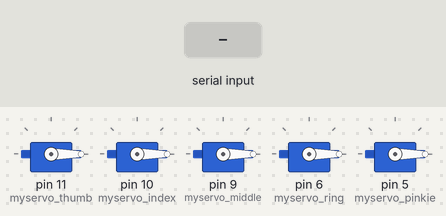
This sketch was run on a simulated Arduino Uno, built with avr-gcc and run on an emulated ATmega328P. Shown: 5 × servo. Inputs (shaded band) come from the test bench.

Above: at 1.2 s.
1.3 s: byte 1 (1) received over Serial
At 2.1 s:
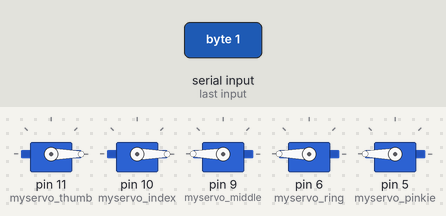
3.8 s: byte 2 (2) received over Serial
At 4.6 s:
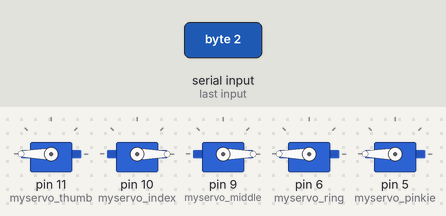
6.3 s: byte 3 (3) received over Serial
At 7.1 s:
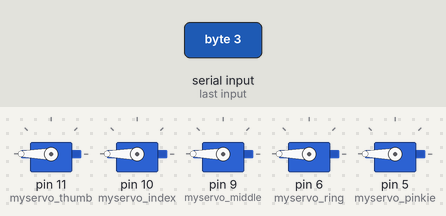
Timing chart, 0 to 9.3 s (numbered marks = the images above; inputs shaded):
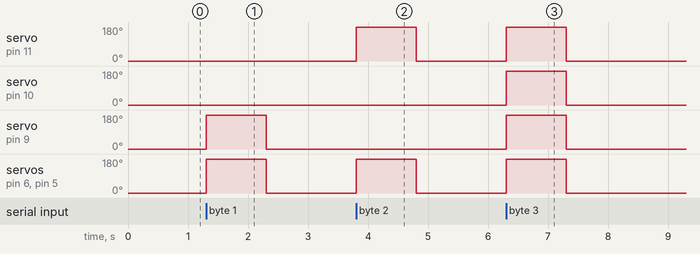

The sketch:

MindControlled_RoboHand_apr10a.ino
```cpp
#include <Servo.h>
Servo myservo_thumb;
Servo myservo_index;
Servo myservo_middle;
Servo myservo_ring;
Servo myservo_pinkie;
char serialData;
boolean flag = false;

void setup() {
        Serial.begin(9600);
        myservo_thumb.attach(11);
        myservo_index.attach(10);
        myservo_middle.attach(9);
        myservo_ring.attach(6);
        myservo_pinkie.attach(5);
}

void loop() {
//Servo start
          myservo_thumb.write(0);
          myservo_index.write(0);
          myservo_middle.write(0);
          myservo_ring.write(0);
          myservo_pinkie.write(0);

  if(Serial.available()) {
         serialData = Serial.read();

//Servos pointing two fingers
        if (serialData == 1)
        {
          myservo_thumb.write(0);
          myservo_index.write(0);
          myservo_middle.write(180);
          myservo_ring.write(180);
          myservo_pinkie.write(180);
          flag=true;
        }

//Servos pointing peace sign
        if (serialData == 2)
        {
          myservo_thumb.write(180);
          myservo_index.write(0);
          myservo_middle.write(0);
          myservo_ring.write(180);
          myservo_pinkie.write(180);
          flag=true;
        }

//Servos make a fist
        if (serialData == 3)
        {
          myservo_thumb.write(180);
          myservo_index.write(180);
          myservo_middle.write(180);
          myservo_ring.write(180);
          myservo_pinkie.write(180);
          flag=true;
        }
     if(flag)
        {
          delay(1000);
          flag=false;
        }
   }
}
```

Measured:
- after the input at 1.3 s, servo on pin 9 (myservo_middle), servo on pin 6 (myservo_ring), servo on pin 5 (myservo_pinkie): 0° → 180° at once, → 0° 1.0 s later
- after the input at 3.8 s, servo on pin 11 (myservo_thumb), servo on pin 6 (myservo_ring), servo on pin 5 (myservo_pinkie): 0° → 180° at once, → 0° 1.0 s later
- after the input at 6.3 s, servo on pin 11 (myservo_thumb), servo on pin 10 (myservo_index), servo on pin 9 (myservo_middle), servo on pin 6 (myservo_ring), servo on pin 5 (myservo_pinkie): 0° → 180° at once, → 0° 1.0 s later
